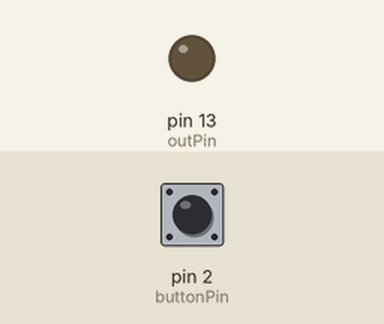
Simulated run of this sketch. Board: Arduino Uno, built with avr-gcc and run on an emulated ATmega328P. Parts: output pins drawn as LEDs (lit = HIGH). The inputs (shaded band) are chosen by the test bench; at power-on: pin 2 (buttonPin) HIGH.

Above: at 1.2 s.
1.3 s: pin 2 (buttonPin) pulled LOW for 0.15 s
At 2.2 s:
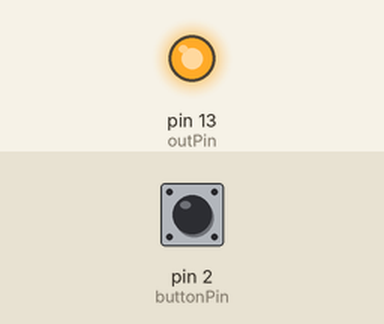
3.9 s: pin 2 (buttonPin) pulled LOW for 1 s
At 6.6 s:
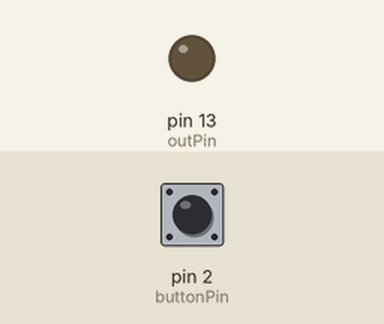
7.4 s: pin 2 (buttonPin) pulled LOW for 3.2 s
At 11.4 s:
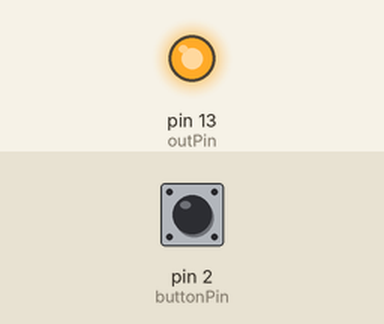
Timing chart, 0 to 13.1 s (numbered marks = the images above; inputs shaded):
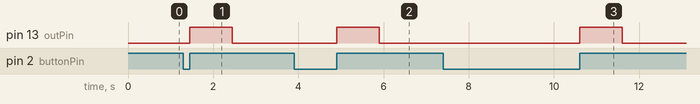

The sketch:

detectButtonPress.ino
```cpp
const int buttonPin = 2;
const int outPin = 13;
const int holdFor = 1000; // How long should the signal be set to high in Milliseconds

int buttonState = 0;

void setup() {
  // Define Input and Output Pins
  pinMode(outPin, OUTPUT);
  pinMode(buttonPin, INPUT_PULLUP);

  // Attach Interrupt routine to the pin that is connected to the button
  attachInterrupt(digitalPinToInterrupt(buttonPin), buttonPressed, RISING);
}
void loop() {
  if (buttonState) {
    digitalWrite(outPin, HIGH);
    delay(holdFor);
    digitalWrite(outPin, LOW);
    buttonState = 0;
  }
}

// Interrupt Routine
void buttonPressed() {
  buttonState = 1;
}
```

Measured:
- after the input at 1.3 s, pin 13 (outPin): LOW → HIGH after 0.15 s, → LOW 1.0 s later
- after the input at 3.9 s, pin 13 (outPin): LOW → HIGH after 1.0 s, → LOW 1.0 s later
- after the input at 7.4 s, pin 13 (outPin): LOW → HIGH after 3.2 s, → LOW 1.0 s later
